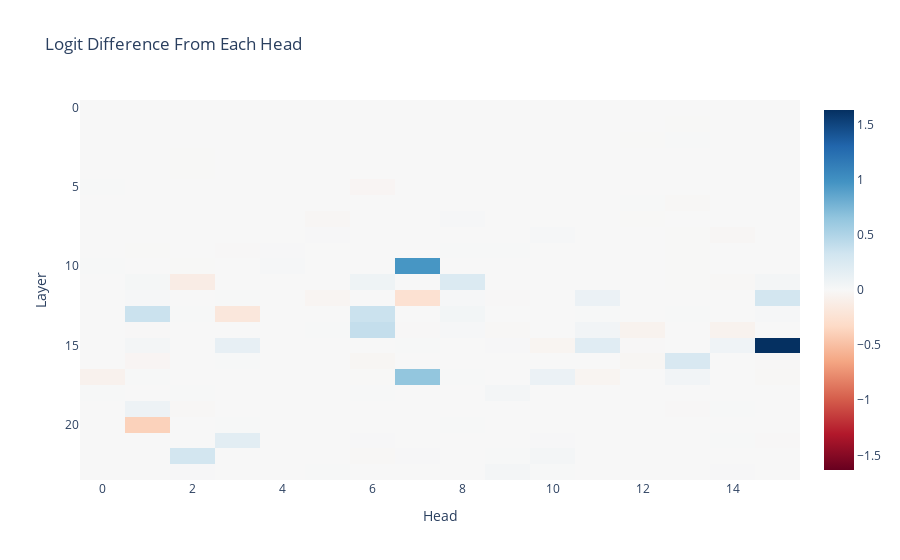

The notebook cell saved with this chart:
### Markdown cell above
Heads L8H9, L8H5, and L7H4 contribute the most in the direction of the logit difference.

If this model is similar to Pythia 160M without dropout, these are likely to be name movers and potentially S-inhibition heads.

### Code cell
per_head_residual, labels = clean_cache.stack_head_results(layer=-1, pos_slice=-1, return_labels=True)
per_head_logit_diffs = residual_stack_to_logit_diff(per_head_residual, clean_cache)
per_head_logit_diffs = einops.rearrange(per_head_logit_diffs, "(layer head_index) -> layer head_index", layer=model.cfg.n_layers, head_index=model.cfg.n_heads)
imshow(per_head_logit_diffs, xaxis="Head", yaxis="Layer", title="Logit Difference From Each Head")

### Figure 1 — Plotly figure (JSON) as saved in the notebook; plotly's stock layout.template omitted (floating-point values rounded to 4 significant figures; data arrays with more than 128 entries replaced by an {"elided": "..."} marker saying what was removed)
{"data": [{"coloraxis": "coloraxis", "hovertemplate": "x: %{x}<br>y: %{y}<br>color: %{z}<extra></extra>", "name": "0", "type": "heatmap", "xaxis": "x", "yaxis": "y", "z": {"elided": "24x16 float values"}}], "layout": {"coloraxis": {"cmid": 0, "colorscale": [[0, "rgb(103,0,31)"], [0.1, "rgb(178,24,43)"], [0.2, "rgb(214,96,77)"], [0.3, "rgb(244,165,130)"], [0.4, "rgb(253,219,199)"], [0.5, "rgb(247,247,247)"], [0.6, "rgb(209,229,240)"], [0.7, "rgb(146,197,222)"], [0.8, "rgb(67,147,195)"], [0.9, "rgb(33,102,172)"], [1, "rgb(5,48,97)"]]}, "title": {"text": "Logit Difference From Each Head"}, "xaxis": {"anchor": "y", "domain": [0, 1], "title": {"text": "Head"}}, "yaxis": {"anchor": "x", "autorange": "reversed", "domain": [0, 1], "title": {"text": "Layer"}}}}
